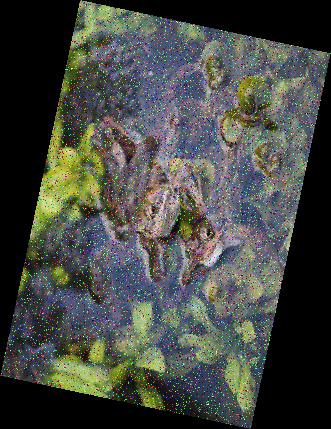
#> input picture lab2.jpg, 331 x 429 px, found by its file name
$ jupyter execute --allow-errors lab3.ipynb   (shell and % lines are left out)
#> lines starting #> are read from the running program, lines starting #| are printed output that depends on the picture
[cell 1]
import numpy as np
import cv2 as cv
import matplotlib.pyplot as plt
import sys

[cell 2]
image = cv.imread('../images/lab2.jpg')
#> image is the input picture: shape (429, 331, 3); mean B, G, R 67.5, 72.5, 69.7
cv.imshow("Image", image)
cv.waitKey(0)
cv.destroyAllWindows()

[cell 3]
from utility import util
print(range(10))

[cell 4]
import matplotlib.pyplot as plt

#%matplotlib inline позволяет выводить графики matplotlib в Jupyter
plt.imshow(image)

#> (a cell that did not finish here is left out)

[cell 6]
def rotation():
    (h, w) = img.shape[:2]
    center = (int(w / 2), int(h / 2))
    rotation_matrix = cv2.getRotationMatrix2D(center, -45, 0.6)
    rotated = cv2.warpAffine(img, rotation_matrix, (w, h))
plt.subplot(1, 2, 1)
plt.title("Original")
#> (the rest of this cell did not finish here and is left out)

#> (a cell that did not finish here is left out)

#> (a cell that did not finish here is left out)

[cell 9]
rgb_image = cv.cvtColor(image, cv.COLOR_BGR2RGB)
plt.imshow(rgb_image)

[cell 10]
ROI = (182, 162, 220, 240)  #(x0, y0, height, width)
cropped_image = rgb_image[ROI[1]:ROI[1] + ROI[3], ROI[0]:ROI[0] + ROI[2]]
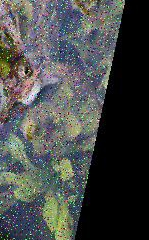
#> cropped_image: shape (240, 149, 3); mean R, G, B 72, 74.6, 73.2
plt.imshow(cropped_image)

[cell 11]
scale_percent = 20  # Процент от изначального размера
width = int(rgb_image.shape[1] * scale_percent / 100)
#> width = 66
height = int(rgb_image.shape[0] * scale_percent / 100)
#> height = 85
dim = (width, height)
#> dim = (66, 85)
resized_image = cv.resize(rgb_image, dim, interpolation=cv.INTER_AREA)
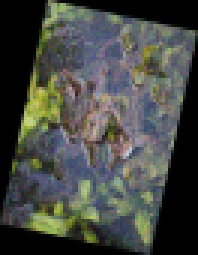
#> resized_image: shape (85, 66, 3) (shown 3 times larger); mean R, G, B 69.7, 72.5, 67.5
plt.imshow(resized_image)

[cell 12]
(h, w, d) = rgb_image.shape
#> h = 429; w = 331; d = 3
angle = 102# градусы
scale = 1.0
center = (w // 2, h // 2)
#> center = (165, 214)
M = cv.getRotationMatrix2D(center, angle, scale)
rotated = cv.warpAffine(rgb_image, M, (w, h))
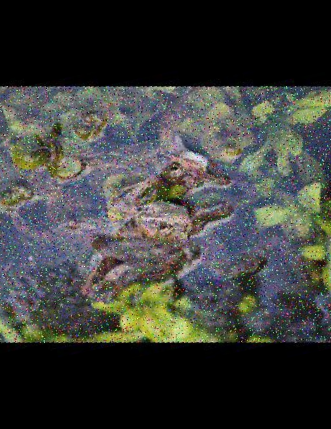
#> rotated: shape (429, 331, 3); mean R, G, B 60.7, 62.6, 59.2
plt.figure(figsize=(20, 30))

kernel1 = np.asarray([[-1, -1, -1], [-1, 9, -1], [-1, -1, -1]])
kernel2 = np.asarray([[-0.25, -0.25, -0.25], [-0.25, 3, -0.25], [-0.25, -0.25, -0.25]])
kernel3 = np.asarray([[0, -0.25, 0], [-0.25, 2, -0.25], [0, -0.25, 0]])

rgb_image1_median = cv.medianBlur(rotated, 3)
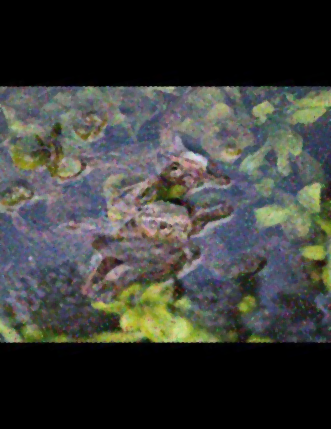
#> rgb_image1_median: shape (429, 331, 3); mean R, G, B 60.1, 61.8, 58.6
filtered_image2 = cv.medianBlur(rotated, 3)
filtered_image1 = cv.medianBlur(rotated, 3)

filtered_image1 = cv.filter2D(rgb_image, -1, kernel1)
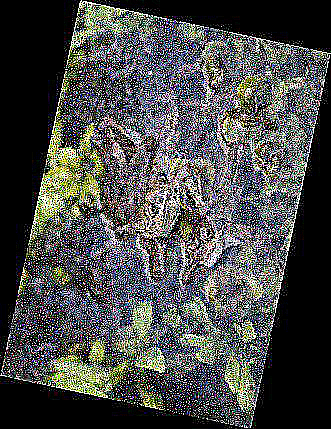
#> filtered_image1: shape (429, 331, 3); mean R, G, B 74.5, 75.5, 73.9
filtered_image1_median = cv.filter2D(rgb_image1_median, -1, kernel1)
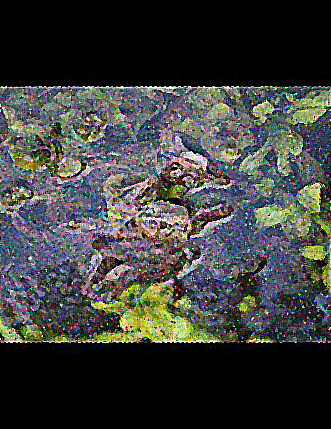
#> filtered_image1_median: shape (429, 331, 3); mean R, G, B 61.3, 62.8, 60.1
filtered_image2 = cv.filter2D(rgb_image, -1, kernel2)
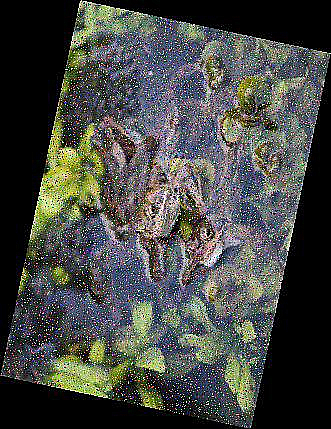
#> filtered_image2: shape (429, 331, 3); mean R, G, B 70.6, 72.6, 68.8
filtered_image2_median = cv.filter2D(rgb_image1_median, -1, kernel2)
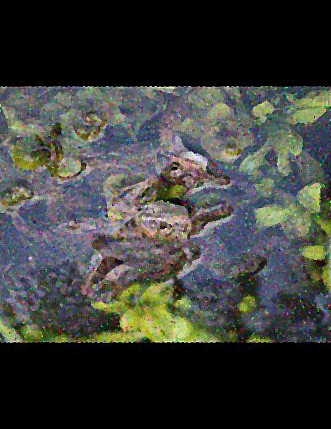
#> filtered_image2_median: shape (429, 331, 3); mean R, G, B 60.3, 62, 58.7
filtered_image3 = cv.filter2D(rgb_image, -1, kernel3)
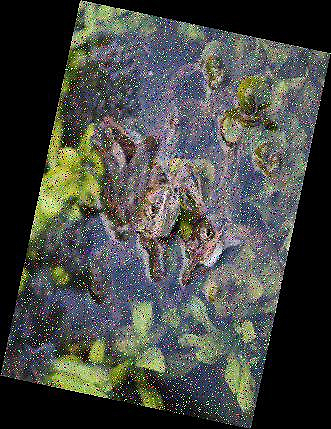
#> filtered_image3: shape (429, 331, 3); mean R, G, B 70.3, 72.6, 68.2
filtered_image3_median = cv.filter2D(rgb_image1_median, -1, kernel3)


plt.subplot(331)
plt.xticks([]), plt.yticks([])
plt.title('Исходное изображение')
#plt.imshow(rgb_image, cmap='gray')
plt.imshow(rotated)


plt.subplot(333)
plt.xticks([]), plt.yticks([])
plt.title(f'Свертка отфильтрованного изображения с ядром 1 \n'
          f'PSNR = {util.getPSNR(rgb_image, filtered_image1_median):.3f} \n '
          f'SSIM = {util.getSSIM(rgb_image, filtered_image1_median):.3f}')
#> (this line was passed over: utility is not available in this run)
plt.imshow(rotated)
plt.imshow(filtered_image1_median, cmap='gray')
#plt.imshow(rotated)

plt.subplot(335)
plt.xticks([]), plt.yticks([])
plt.title(f'Свертка изображения с ядром 2 \n'
          f'PSNR = {util.getPSNR(rgb_image, filtered_image2):.3f} \n '
          f'SSIM = {util.getSSIM(rgb_image, filtered_image2):.3f}')
#> (this line was passed over: utility is not available in this run)
plt.imshow(rotated)
plt.imshow(filtered_image2, cmap='gray')
#plt.imshow(rotated)

plt.subplot(336)
plt.xticks([]), plt.yticks([])
plt.title(f'Свертка изображения с ядром 3 \n'
          f'PSNR = {util.getPSNR(rgb_image, filtered_image3):.3f} \n '
          f'SSIM = {util.getSSIM(rgb_image, filtered_image3):.3f}')
#> (this line was passed over: utility is not available in this run)
plt.imshow(rotated)
plt.imshow(filtered_image3, 'gray')
#plt.imshow(rotated)

plt.subplot(332)
plt.xticks([]), plt.yticks([])
plt.title(f'Свертка изображения с ядром 1 \n'
          f'PSNR = {util.getPSNR(rgb_image, filtered_image1):.3f} \n '
          f'SSIM = {util.getSSIM(rgb_image, filtered_image1):.3f}')
#> (this line was passed over: utility is not available in this run)
plt.imshow(rotated)
plt.imshow(filtered_image1, 'gray')
#plt.imshow(rotated)

plt.show()

#plt.imshow(rotated)
